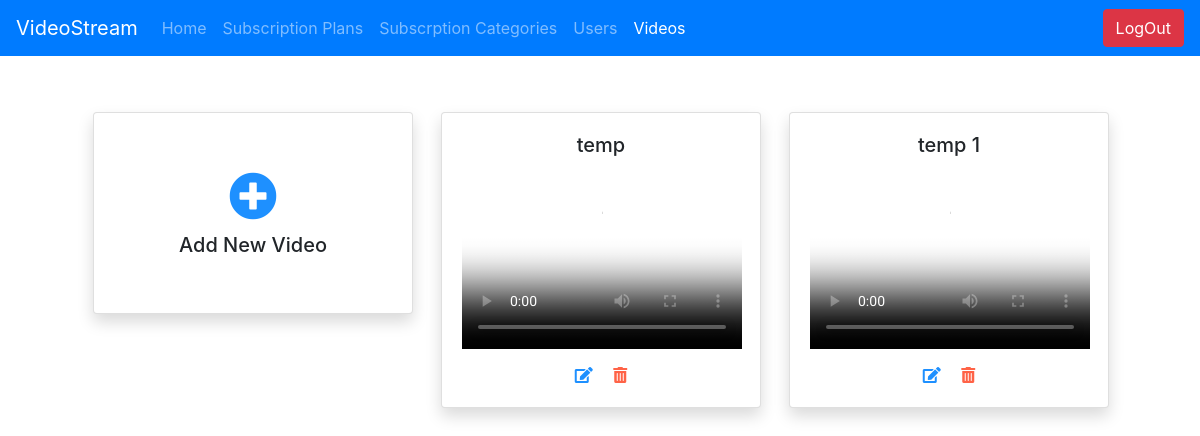
/video_stream_admin/video_list/ (signed in), run on an earlier commit of the app's database.
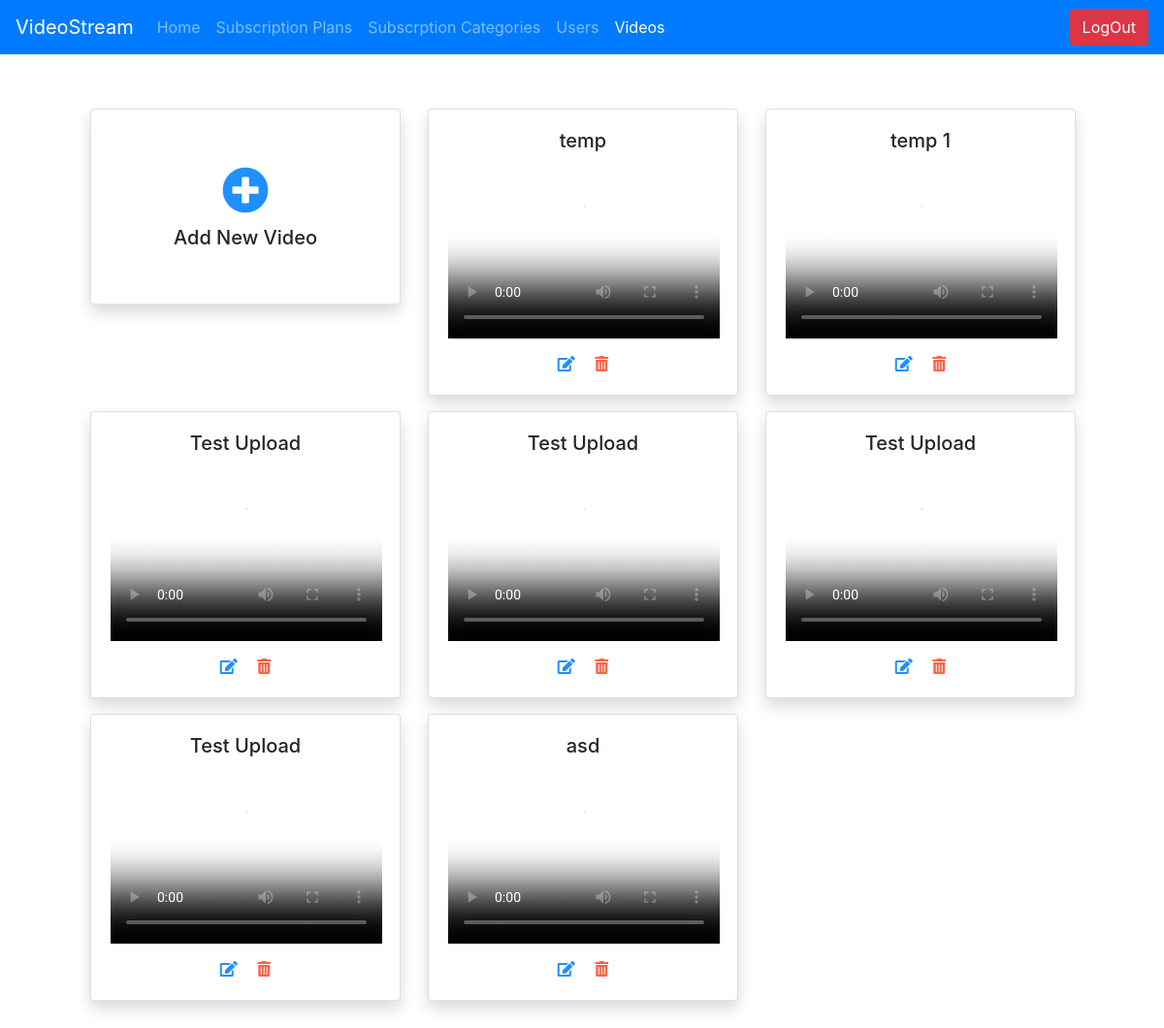
And on a later commit of the database.
### video_stream_app/models.py (models this page shows, shortened)
class VideoContent(models.Model):
    id = models.AutoField(primary_key=True)
    content_name = models.CharField(max_length=255, blank=True, null=True)
    content_description = models.TextField(max_length=2000, blank=True, null=True)
    file = models.FileField(upload_to='videos/', null=True, blank=True, verbose_name="content_file")
    cover_image = models.FileField(upload_to='images/', null=True, blank=True, verbose_name='content_cover')
    allowed_subscription = models.ManyToManyField(SubscriptionType,
                                                  related_name="subscription_type")

### video_stream_app/views.py (the view)
# urls.py: path('video_stream_admin/video_list/', views.video_list,
@login_required(login_url='/video_stream_admin/')
def video_list(request):
    return render(request, 'video_stream_app/videos.html',
                  {
                      'videos': models.VideoContent.objects.all(),
                      'title': 'Videos',
                      'is_logged_in': request.user.is_authenticated,
                      'video_link': 'active',
                      'admin': True
                  })

### video_stream_app/templates/video_stream_app/videos.html (shortened to what this page needs)
{% extends 'base.html' %}
{% load static %}
{% block content %}
    <div class="container">
        <div class="m-5 text-center">
            <div class="row">
                <div class="col-md-4 my-2">
                    <div class="card shadow" style="width: 20rem;">
                        <div class="card-body py-xl-5">
                            <a href="/video_stream_admin/videos/add/">
                                <span style="font-size: 48px; color: Dodgerblue;">
                                    <i class="fas fa-plus-circle"></i>
                                </span>
                            </a>
                            <h5> Add New Video </h5>
                        </div>
                    </div>
                </div>
                {% for video in videos %}
                    <div class="col-md-4 my-2">
                        <div class="card shadow" style="width: 20rem;">
                            <div class="card-body">
                                <h5 class="card-title">{{ video.content_name}}</h5>
                                <video width="280" height="180" poster="/media/{{ video.cover_image }}" controls>
                                   <source src="/media/{{ video.file }}" type="video/mp4">
                                </video>
                                <div>
                                    <a href="/video_stream_admin/videos/edit__{{ video.pk }}/">
                                        <span style="color: Dodgerblue;" class="pr-2">
                                            <i class="fas fa-edit"></i>
                                        </span>
                                    </a>
                                    <a href="/video_stream_admin/videos/delete__{{ video.pk }}/">
                                        <span style="color: tomato;" class="pl-2">
                                            <i class="fas fa-trash-alt"></i>
                                        </span>
                                    </a>
                                </div>
                            </div>
                        </div>
                    </div>
                {% endfor %}
            </div>
        </div>
    </div>
{% endblock %}

What changed in the data, as far as the page shows it:
added VideoContent: content_name "Test Upload"
added VideoContent: content_name "Test Upload"
added VideoContent: content_name "Test Upload"
added VideoContent: content_name "Test Upload"
added VideoContent: content_name "asd"
